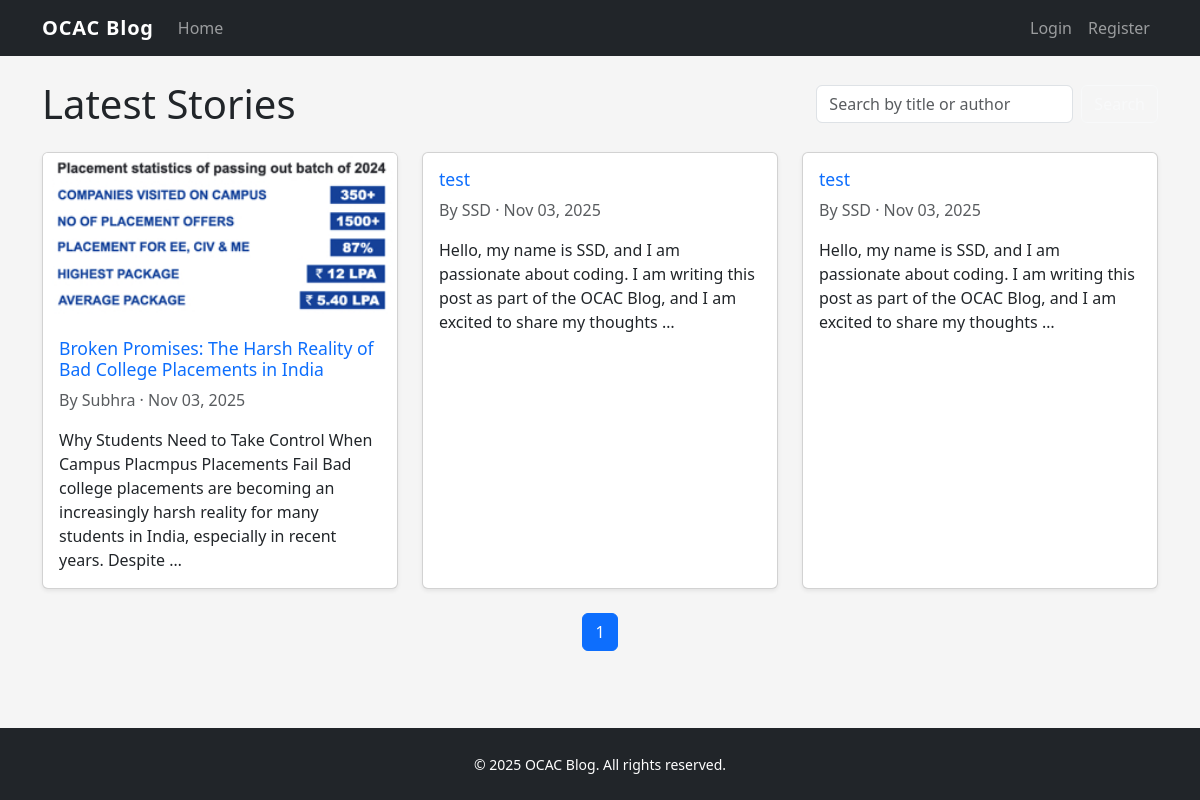
The page / on the database its author committed.
### blog/models.py (models this page shows, shortened)
class Post(models.Model):
	title = models.CharField(max_length=255)
	slug = models.SlugField(max_length=255, unique=True, blank=True)
	author = models.ForeignKey(User, on_delete=models.CASCADE, related_name='posts')
	content = models.TextField()
	hero_image = models.ImageField(upload_to='posts/', blank=True, null=True)
	created_at = models.DateTimeField(auto_now_add=True)
	updated_at = models.DateTimeField(auto_now=True)
	class Meta:
		ordering = ['-created_at']
		indexes = [models.Index(fields=['slug']), models.Index(fields=['created_at'])]
	def get_absolute_url(self):
		return reverse('blog:post_detail', kwargs={'slug': self.slug})

### blog/views.py (the view)
# urls.py: path('', PostListView.as_view(), name='post_list'),
class PostListView(ListView):
	model = Post
	paginate_by = 6
	template_name = 'blog/post_list.html'
	context_object_name = 'posts'
	def get_queryset(self):
		queryset = super().get_queryset().select_related('author')
		query = self.request.GET.get('q')
		if query:
			queryset = queryset.filter(
				Q(title__icontains=query) | Q(author__username__icontains=query)
			)
		return queryset
	def get_context_data(self, **kwargs):
		context = super().get_context_data(**kwargs)
		context['search_query'] = self.request.GET.get('q', '')
		return context

### templates/blog/post_list.html (shortened to what this page needs)
{% extends 'base.html' %}
{% load static %}
{% block content %}
<div class="d-flex flex-column flex-md-row justify-content-between align-items-md-center mb-4">
    <h1 class="mb-3 mb-md-0">Latest Stories</h1>
    <form method="get" class="d-flex" role="search">
        <input name="q" class="form-control me-2" type="search" placeholder="Search by title or author" value="{{ search_query }}" aria-label="Search">
        <button class="btn btn-outline-light" type="submit">Search</button>
    </form>
</div>
{% if posts %}
<div class="row g-4">
    {% for post in posts %}
    <div class="col-md-6 col-lg-4">
        <div class="card h-100 shadow-sm">
            {% if post.hero_image %}
            <img src="{{ post.hero_image.url }}" class="card-img-top" alt="{{ post.title }}">
            {% endif %}
            <div class="card-body d-flex flex-column">
                <h5 class="card-title"><a href="{{ post.get_absolute_url }}" class="stretched-link text-decoration-none">{{ post.title }}</a></h5>
                <p class="card-text text-muted">By {{ post.author.get_full_name|default:post.author.username }} · {{ post.created_at|date:'M d, Y' }}</p>
                <p class="card-text">{{ post.content|truncatewords:30 }}</p>
            </div>
        </div>
    </div>
    {% endfor %}
</div>
{% else %}
<div class="text-center py-5">
    <p class="lead">No posts yet. {% if user.is_authenticated %}<a href="{% url 'blog:post_create' %}">Write the first one!</a>{% endif %}</p>
</div>
{% endif %}
<nav class="mt-4" aria-label="Pagination">
    <ul class="pagination justify-content-center">
        {% for num in paginator.page_range %}
        <li class="page-item {% if page_obj.number == num %}active{% endif %}">
            <a class="page-link" href="?q={{ search_query|urlencode }}&page={{ num }}">{{ num }}</a>
        </li>
        {% endfor %}
    </ul>
</nav>
{% endblock content %}

### templates/base.html (shortened to what this page needs)
{% load static %}
<!DOCTYPE html>
<html lang="en">
<head>
    <link href="https://cdn.jsdelivr.net/npm/bootstrap@5.3.3/dist/css/bootstrap.min.css" rel="stylesheet">
    <link rel="stylesheet" href="{% static 'css/styles.css' %}">
</head>
<body>
<nav class="navbar navbar-expand-lg navbar-dark bg-dark">
    <div class="container">
        <a class="navbar-brand" href="{% url 'blog:post_list' %}">OCAC Blog</a>
        <div class="collapse navbar-collapse" id="navbarNav">
            <ul class="navbar-nav me-auto mb-2 mb-lg-0">
                <li class="nav-item">
                    <a class="nav-link" href="{% url 'blog:post_list' %}">Home</a>
                </li>
            </ul>
            <ul class="navbar-nav ms-auto">
                {% if user.is_authenticated %}
                <li class="nav-item">
                    <span class="navbar-text me-3">Hi {{ user.username }}!</span>
                </li>
                <li class="nav-item">
                    <form method="post" action="{% url 'logout' %}" class="d-inline">
                        {% csrf_token %}
                        <button type="submit" class="nav-link btn btn-link p-0 text-decoration-none">Logout</button>
                    </form>
                </li>
                {% else %}
                <li class="nav-item">
                    <a class="nav-link" href="{% url 'login' %}">Login</a>
                </li>
                <li class="nav-item">
                    <a class="nav-link" href="{% url 'blog:register' %}">Register</a>
                </li>
                {% endif %}
            </ul>
        </div>
    </div>
</nav>
<main class="py-4">
    <div class="container">
        {% block content %}{% endblock content %}
    </div>
</main>
<footer class="bg-dark text-white py-4 mt-auto">
    <div class="container text-center">
    <small>&copy; {% now "Y" %} OCAC Blog. All rights reserved.</small>
    </div>
</footer>
</body>
</html>

### static/css/styles.css (style rules this page uses)
body { background-color: #f5f5f5; min-height: 100vh; display: flex; flex-direction: column; }
main { flex: 1 0 auto; }
.navbar-brand { font-weight: 600; letter-spacing: 0.05rem; }
.card-title { font-size: 1.1rem; }

### rows shown on the page
Post: hero_image (picture), title "Broken Promises: The Harsh Reality of Bad College Placements in India", author.get_full_name "Subhra", created_at "Nov 03, 2025", content "Why Students Need to Take Control When Campus Placmpus Placements Fail Bad college placements are becoming an increasingly harsh reality for many students in India, especially in recent years. Despite …"
Post: title "test", author.get_full_name "SSD", created_at "Nov 03, 2025", content "Hello, my name is SSD, and I am passionate about coding. I am writing this post as part of the OCAC Blog, and I am excited to share my thoughts …"
Post: title "test", author.get_full_name "SSD", created_at "Nov 03, 2025", content "Hello, my name is SSD, and I am passionate about coding. I am writing this post as part of the OCAC Blog, and I am excited to share my thoughts …"

### other values the page prints
{{ num }} "1"
